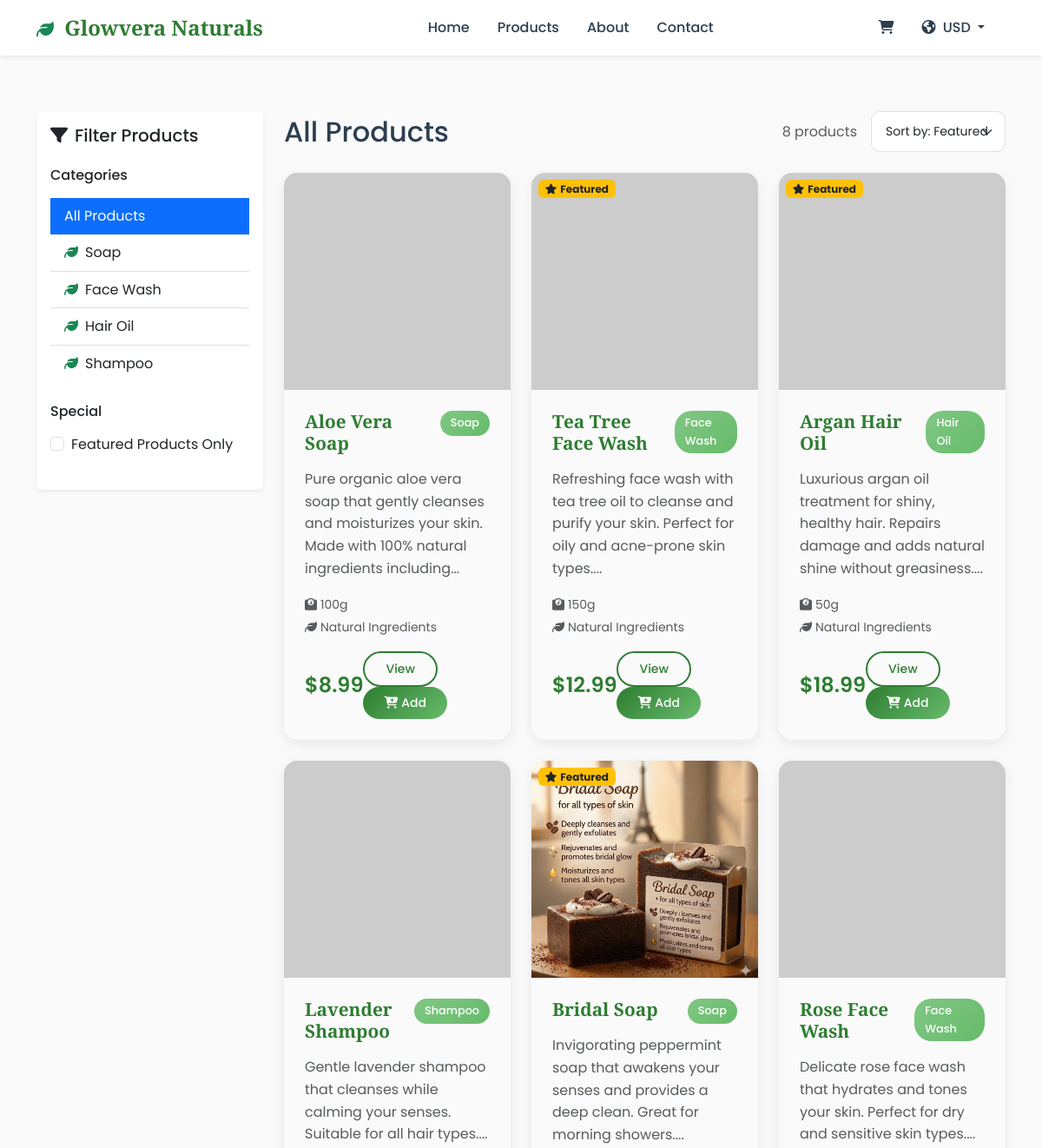
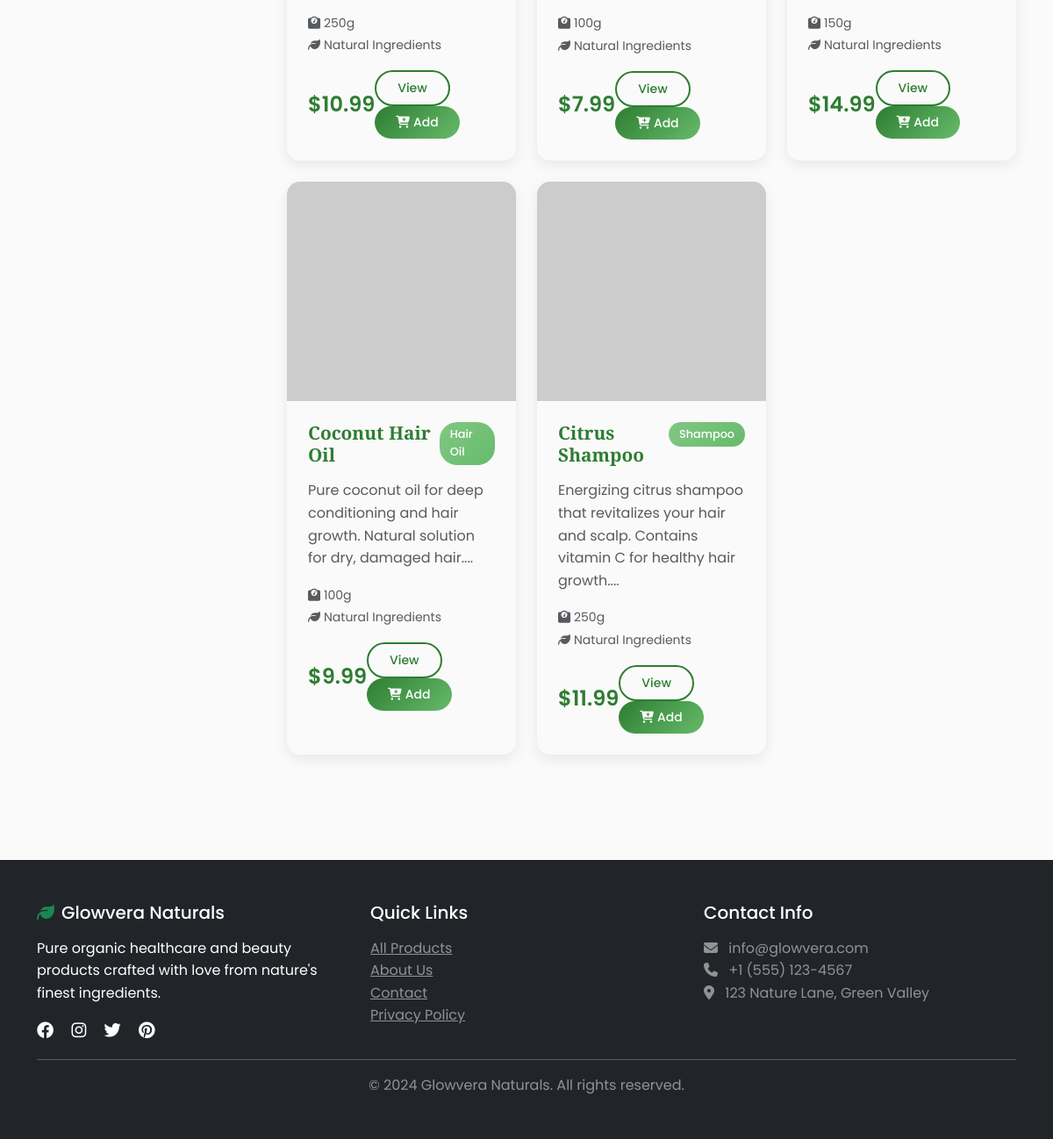
Page /products on the committed database (2 pictures, top to bottom).
### app.py (models this page shows)
class Product(db.Model):
    id = db.Column(db.Integer, primary_key=True)
    name = db.Column(db.String(100), nullable=False)
    description = db.Column(db.Text, nullable=False)
    price = db.Column(db.Float, nullable=False)
    image_url = db.Column(db.String(200))
    category = db.Column(db.String(50), nullable=False)
    stock_quantity = db.Column(db.Integer, default=0)
    ingredients = db.Column(db.Text)
    weight_grams = db.Column(db.Integer)
    is_featured = db.Column(db.Boolean, default=False)
    created_at = db.Column(db.DateTime, default=datetime.utcnow)

### app.py (the view)
@app.route('/products')
def products():
    category = request.args.get('category')
    if category:
        products = Product.query.filter_by(category=category).all()
    else:
        products = Product.query.all()
    categories = db.session.query(Product.category).distinct().all()
    categories = [cat[0] for cat in categories]
    return render_template('products.html', products=products, categories=categories, selected_category=category)

### app.py (called while the page is built)
@app.context_processor
def utility_processor():
    def format_price(price):
        if not price:
            price = 0
        currency_code = session.get('currency', 'USD')
        if currency_code not in CURRENCIES:
            currency_code = 'USD'
        rate = CURRENCIES[currency_code]['rate']
        symbol = CURRENCIES[currency_code]['symbol']
        converted_price = float(price) * rate
        if currency_code == 'PKR':
            return f"{symbol} {int(converted_price):,}"
        return f"{symbol}{converted_price:,.2f}"
    return dict(format_price=format_price, currencies=CURRENCIES, current_currency=session.get('currency', 'USD'))

### templates/products.html (shortened to what this page needs)
{% extends "base.html" %}
{% block content %}
<div class="container py-5">
    <div class="row">
        <div class="col-lg-3 mb-4">
            <div class="card border-0 shadow-sm">
                <div class="card-body">
                    <h5 class="card-title mb-4">
                        <i class="fas fa-filter me-2"></i>Filter Products
                    </h5>
                    <div class="mb-4">
                        <h6 class="mb-3">Categories</h6>
                        <div class="list-group list-group-flush">
                            <a href="{{ url_for('products') }}"
                               class="list-group-item list-group-item-action {% if not selected_category %}active{% endif %}">
                                All Products
                            </a>
                            {% for category in categories %}
                            <a href="{{ url_for('products', category=category) }}"
                               class="list-group-item list-group-item-action {% if selected_category == category %}active{% endif %}">
                                <i class="fas fa-leaf me-2 text-success"></i>{{ category }}
                            </a>
                            {% endfor %}
                        </div>
                    </div>
                    <div class="mb-4">
                        <h6 class="mb-3">Special</h6>
                        <div class="form-check">
                            <input class="form-check-input" type="checkbox" id="featured">
                            <label class="form-check-label" for="featured">
                                Featured Products Only
                            </label>
                        </div>
                    </div>
                </div>
            </div>
        </div>
        <div class="col-lg-9">
            <div class="d-flex justify-content-between align-items-center mb-4">
                <h2 class="mb-0">
                    {% if selected_category %}
                        {{ selected_category }}
                    {% else %}
                        All Products
                    {% endif %}
                </h2>
                <div class="d-flex align-items-center gap-3">
                    <span class="text-muted">{{ products|length }} products</span>
                    <select class="form-select form-select-sm" style="width: auto;">
                        <option>Sort by: Featured</option>
                    </select>
                </div>
            </div>
            {% if products %}
            <div class="row">
                {% for product in products %}
                <div class="col-lg-4 col-md-6 mb-4">
                    <div class="product-card h-100">
                        <div class="position-relative">
                            <img src="{{ product.image_url }}"
                                 alt="{{ product.name }}"
                                 class="product-image w-100"
                                 onerror="this.src='https://via.placeholder.com/300x300/E8F5E8/2E7D32?text=Image+Not+Available'">
                            {% if product.is_featured %}
                            <span class="position-absolute top-0 start-0 m-2 badge bg-warning text-dark">
                                <i class="fas fa-star me-1"></i>Featured
                            </span>
                            {% endif %}
                        </div>
                        <div class="card-body p-4">
                            <div class="d-flex justify-content-between align-items-start mb-2">
                                <h5 class="product-title">{{ product.name }}</h5>
                                <span class="category-badge">{{ product.category }}</span>
                            </div>
                            <p class="text-muted mb-3">{{ product.description[:120] }}...</p>
                            <div class="mb-3">
                                <small class="text-muted">
                                    <i class="fas fa-weight me-1"></i>{{ product.weight_grams }}g
                                    {% if product.ingredients %}
                                    <br><i class="fas fa-leaf me-1"></i>Natural Ingredients
                                    {% endif %}
                                </small>
                            </div>
                            <div class="d-flex justify-content-between align-items-center">
                                <div>
                                    <span class="product-price">{{ format_price(product.price) }}</span>
                                </div>
                                <div>
                                    <a href="{{ url_for('product_detail', product_id=product.id) }}"
                                       class="btn btn-outline-primary btn-sm me-2">View</a>
                                    <a href="{{ url_for('add_to_cart', product_id=product.id) }}"
                                       class="btn btn-primary btn-sm">
                                        <i class="fas fa-cart-plus me-1"></i>Add
                                    </a>
                                </div>
                            </div>
                        </div>
                    </div>
                </div>
                {% endfor %}
            </div>
            {% endif %}
        </div>
    </div>
</div>
{% endblock %}

### templates/base.html (shortened to what this page needs)
<!DOCTYPE html>
<html lang="en">
<head>
    <link href="https://cdn.jsdelivr.net/npm/bootstrap@5.3.0/dist/css/bootstrap.min.css" rel="stylesheet">
    <link href="https://cdnjs.cloudflare.com/ajax/libs/font-awesome/6.4.0/css/all.min.css" rel="stylesheet">
    <link href="{{ url_for('static', filename='css/style.css') }}" rel="stylesheet">
</head>
<body>
    <nav class="navbar navbar-expand-lg navbar-light bg-white shadow-sm sticky-top">
        <div class="container">
            <a class="navbar-brand fw-bold" href="{{ url_for('index') }}">
                <i class="fas fa-leaf text-success me-2"></i>
                <span class="brand-text">Glowvera Naturals</span>
            </a>
            <div class="collapse navbar-collapse" id="navbarNav">
                <ul class="navbar-nav mx-auto">
                    <li class="nav-item">
                        <a class="nav-link" href="{{ url_for('index') }}">Home</a>
                    </li>
                    <li class="nav-item">
                        <a class="nav-link" href="{{ url_for('products') }}">Products</a>
                    </li>
                    <li class="nav-item">
                        <a class="nav-link" href="#about">About</a>
                    </li>
                    <li class="nav-item">
                        <a class="nav-link" href="#contact">Contact</a>
                    </li>
                </ul>
                <ul class="navbar-nav">
                    <li class="nav-item">
                        <a class="nav-link position-relative" href="{{ url_for('cart') }}">
                            <i class="fas fa-shopping-cart"></i>
                        </a>
                    </li>
                    <li class="nav-item dropdown me-2">
                        <a class="nav-link dropdown-toggle" href="#" role="button" data-bs-toggle="dropdown">
                            <i class="fas fa-globe-americas me-1"></i> {{ current_currency }}
                        </a>
                    </li>
                </ul>
            </div>
        </div>
    </nav>
    {% block content %}{% endblock %}
    <footer class="bg-dark text-white py-5 mt-5">
        <div class="container">
            <div class="row">
                <div class="col-md-4">
                    <h5 class="mb-3"><i class="fas fa-leaf text-success me-2"></i>Glowvera Naturals</h5>
                    <p>Pure organic healthcare and beauty products crafted with love from nature's finest ingredients.</p>
                    <div class="social-links">
                        <a href="#" class="text-white me-3"><i class="fab fa-facebook"></i></a>
                        <a href="#" class="text-white me-3"><i class="fab fa-instagram"></i></a>
                        <a href="#" class="text-white me-3"><i class="fab fa-twitter"></i></a>
                        <a href="#" class="text-white"><i class="fab fa-pinterest"></i></a>
                    </div>
                </div>
                <div class="col-md-4">
                    <h5 class="mb-3">Quick Links</h5>
                    <ul class="list-unstyled">
                        <li><a href="{{ url_for('products') }}" class="text-white-50">All Products</a></li>
                        <li><a href="#" class="text-white-50">About Us</a></li>
                        <li><a href="#" class="text-white-50">Contact</a></li>
                        <li><a href="#" class="text-white-50">Privacy Policy</a></li>
                    </ul>
                </div>
                <div class="col-md-4">
                    <h5 class="mb-3">Contact Info</h5>
                    <p class="text-white-50">
                        <i class="fas fa-envelope me-2"></i> info@glowvera.com<br>
                        <i class="fas fa-phone me-2"></i> +1 (555) 123-4567<br>
                        <i class="fas fa-map-marker-alt me-2"></i> 123 Nature Lane, Green Valley
                    </p>
                </div>
            </div>
            <hr class="bg-white-50">
            <div class="text-center">
                <p class="mb-0 text-white-50">&copy; 2024 Glowvera Naturals. All rights reserved.</p>
            </div>
        </div>
    </footer>
</body>
</html>

### static/css/style.css (style rules this page uses)
:root { --primary-green: #2E7D32; --light-green: #66BB6A; --accent-green: #81C784; --pale-green: #E8F5E8; --warm-yellow: #FFD54F; --coral: #FF8A65; --sky-blue: #81D4FA; --earth-brown: #8D6E63; --cream: #FFF8E1; --text-dark: #2C3E50; --text-light: #5D6D7E; }
body { font-family: 'Poppins', sans-serif; color: var(--text-dark); line-height: 1.6; background-color: #FAFAFA; }
.brand-text { font-family: 'Playfair Display', serif; color: var(--primary-green); font-size: 1.5rem; }
.nav-link { color: var(--text-dark) !important; font-weight: 500; margin: 0 0.5rem; transition: color 0.3s ease; }
.btn-primary { background: linear-gradient(135deg, var(--primary-green), var(--light-green)); border: none; border-radius: 25px; padding: 0.5rem 1.5rem; font-weight: 500; transition: all 0.3s ease; }
.btn-outline-primary { border: 2px solid var(--primary-green); color: var(--primary-green); border-radius: 25px; padding: 0.5rem 1.5rem; font-weight: 500; transition: all 0.3s ease; }
.product-card { border: none; border-radius: 15px; overflow: hidden; transition: all 0.3s ease; box-shadow: 0 5px 15px rgba(0,0,0,0.08); height: 100%; }
.product-image { height: 250px; object-fit: cover; background: linear-gradient(45deg, var(--pale-green), var(--cream)); }
.product-title { font-family: 'Playfair Display', serif; font-size: 1.3rem; font-weight: 600; color: var(--primary-green); margin-bottom: 0.5rem; }
.product-price { font-size: 1.5rem; font-weight: 600; color: var(--primary-green); }
.category-badge { background: linear-gradient(135deg, var(--accent-green), var(--light-green)); color: white; padding: 0.25rem 0.75rem; border-radius: 20px; font-size: 0.8rem; font-weight: 500; }
.form-control, .form-select { border-radius: 10px; border: 1px solid #E0E0E0; padding: 0.75rem 1rem; transition: all 0.3s ease; }
.social-links a { font-size: 1.2rem; transition: color 0.3s ease; }

### rows in the picture
Product: name "Aloe Vera Soap", category "Soap", description "Pure organic aloe vera soap that gently cleanses and moisturizes your skin. Made with 100% natural ingredients including", weight_grams "100", shows "Natural Ingredients", price "$8.99"
Product: is_featured True (drawn), name "Tea Tree Face Wash", category "Face Wash", description "Refreshing face wash with tea tree oil to cleanse and purify your skin. Perfect for oily and acne-prone skin types.", weight_grams "150", shows "Natural Ingredients", price "$12.99"
Product: is_featured True (drawn), name "Argan Hair Oil", category "Hair Oil", description "Luxurious argan oil treatment for shiny, healthy hair. Repairs damage and adds natural shine without greasiness.", weight_grams "50", shows "Natural Ingredients", price "$18.99"
Product: name "Lavender Shampoo", category "Shampoo", description "Gentle lavender shampoo that cleanses while calming your senses. Suitable for all hair types.", weight_grams "250", shows "Natural Ingredients", price "$10.99"
Product: image_url (picture), is_featured True (drawn), name "Bridal Soap", category "Soap", description "Invigorating peppermint soap that awakens your senses and provides a deep clean. Great for morning showers.", weight_grams "100", shows "Natural Ingredients", price "$7.99"
Product: name "Rose Face Wash", category "Face Wash", description "Delicate rose face wash that hydrates and tones your skin. Perfect for dry and sensitive skin types.", weight_grams "150", shows "Natural Ingredients", price "$14.99"
Product: name "Coconut Hair Oil", category "Hair Oil", description "Pure coconut oil for deep conditioning and hair growth. Natural solution for dry, damaged hair.", weight_grams "100", shows "Natural Ingredients", price "$9.99"
Product: name "Citrus Shampoo", category "Shampoo", description "Energizing citrus shampoo that revitalizes your hair and scalp. Contains vitamin C for healthy hair growth.", weight_grams "250", shows "Natural Ingredients", price "$11.99"

### other values in the picture
{{ current_currency }} "USD"
{{ category }} "Soap" "Face Wash" "Hair Oil" "Shampoo"
{{ products|length }} "8"
